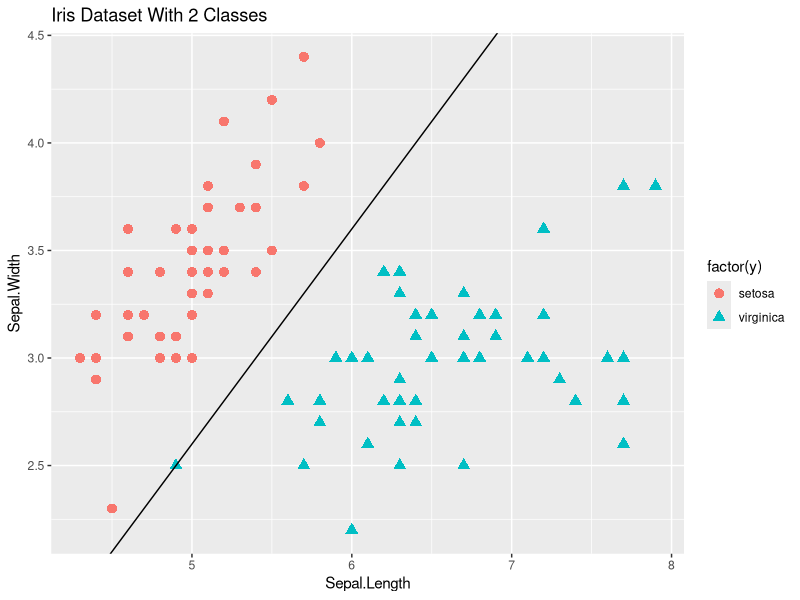
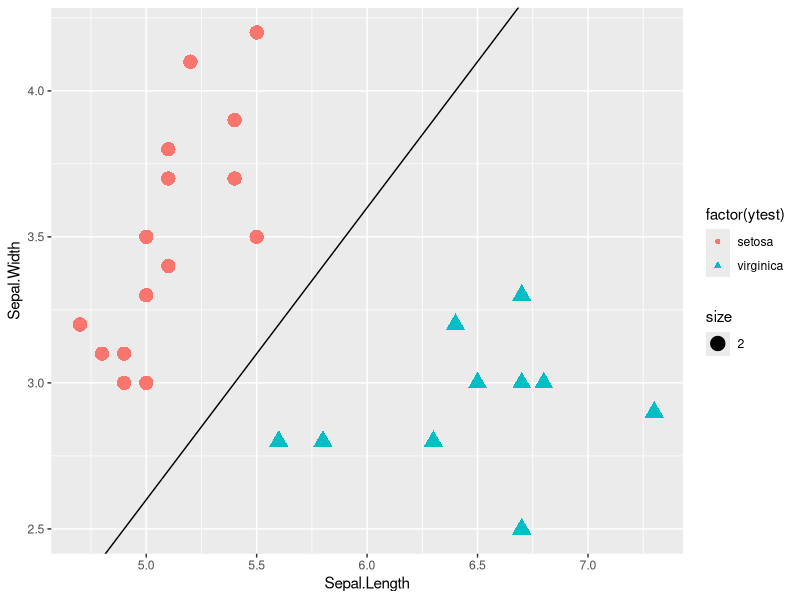
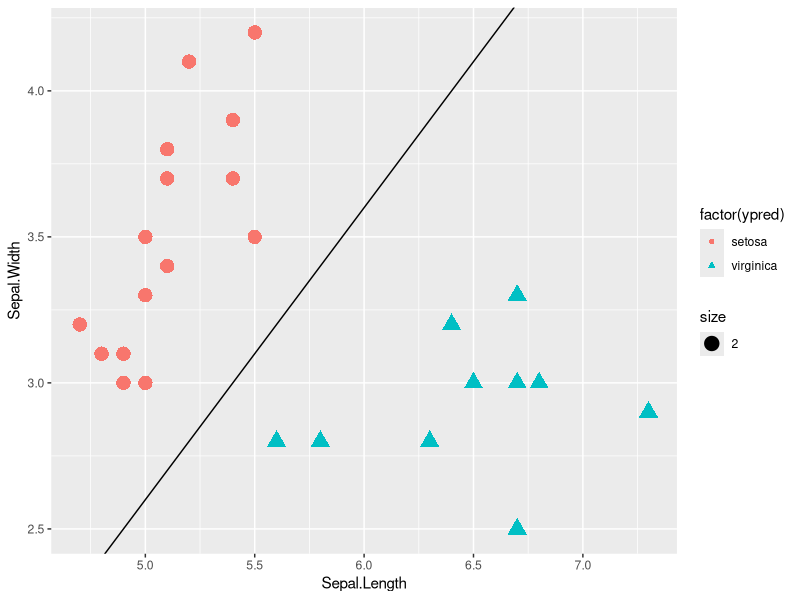

Reproduce these figures in R, in order.
# Analytics Community - Deep dive into SVM Code
# Iris Dataset Example

packages <- c('e1071', 'ggplot2', "gridExtra")
lapply(packages, install.packages, character.only = TRUE)
lapply(packages, require, character.only = TRUE)

# -------- Load iris dataset -----
attach(iris)

# randomise the rows of the data
iris <- iris[,sample(ncol(iris))]

x <- subset(iris, select=-Species)
y <- Species

# get rid of one of the levels in the species column
del_idx = which(y == "versicolor")
x = x[-del_idx,]
y = y[-del_idx]
y <- factor(as.integer(y), labels = c("setosa", "virginica")) 
levels(y)

# plot 2 dimensional class separation
separations <- ggplot(x,aes(shape = factor(y), colour=factor(y), Sepal.Length, Sepal.Width)) +
  geom_point(size = 3) +
  ggtitle("Iris Dataset With 2 Classes") + geom_abline(intercept=-2.4, slope=1) # 2 dimensional
plot(separations)

# Separate into train and test sets (75% train & 25% test)
index <- sample(1:nrow(x),round(0.75*nrow(x)))
xtrain <- x[index,]; xtest <- x[-index,]
ytrain <- y[index]; ytest <- y[-index]

# Use separate train/test data frames
full_train <- cbind(xtrain, ytrain = ytrain)
full_test <- cbind(xtest, ytest = ytest)

# Fit the model
svm_model <- svm(xtrain, ytrain, scale = TRUE, kernel = "linear")
summary(svm_model)
ypred <- predict(svm_model, xtest)

# Put the predictions and features in a single data frame
full_pred <- cbind(xtest, ypred = ypred)

# ----- Review Results 
system.time(ypred <- predict(svm_model,xtest))
table(ypred, ytest) # confusion matrix

test.sep <- ggplot(full_test, aes(shape = factor(ytest), Sepal.Length, Sepal.Width)) +
  geom_point(aes(size = 2, colour=factor(ytest))) + geom_abline(intercept=-2.4, slope=1) # 2 dimensional
plot(test.sep)

pred.sep <- ggplot(full_pred, aes(shape = factor(ypred), Sepal.Length, Sepal.Width)) +
  geom_point(aes(size = 2, colour=factor(ypred))) + geom_abline(intercept=-2.4, slope=1) # 2 dimensional
plot(pred.sep)




